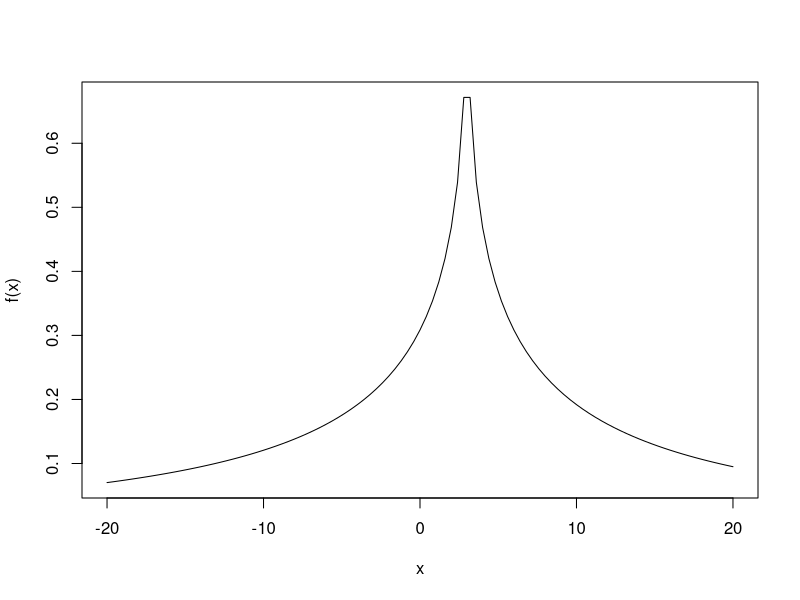
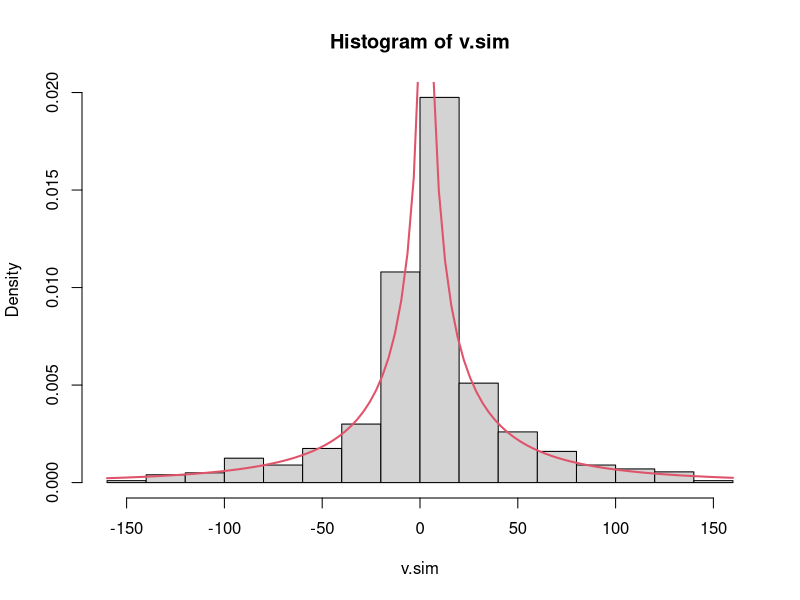

Recreate these plots in R, in order.
f <- function(x){
  exp(-(abs(x-3)/2)^0.4)
}

curve(f,- 20, 20)
x <- seq(-150, 150, 0.01)
f.x <- f(x)
w <- f.x / sum(f.x)

n <- 1000
v.sim <- sample(x, n, replace=T, prob=w)

K <- 1/integrate(f, -Inf, Inf)$value

f.f <- function(x){
  K*f(x)
}
hist(v.sim, freq=F)
curve(f.f, add=T, col=2, lwd=2)

